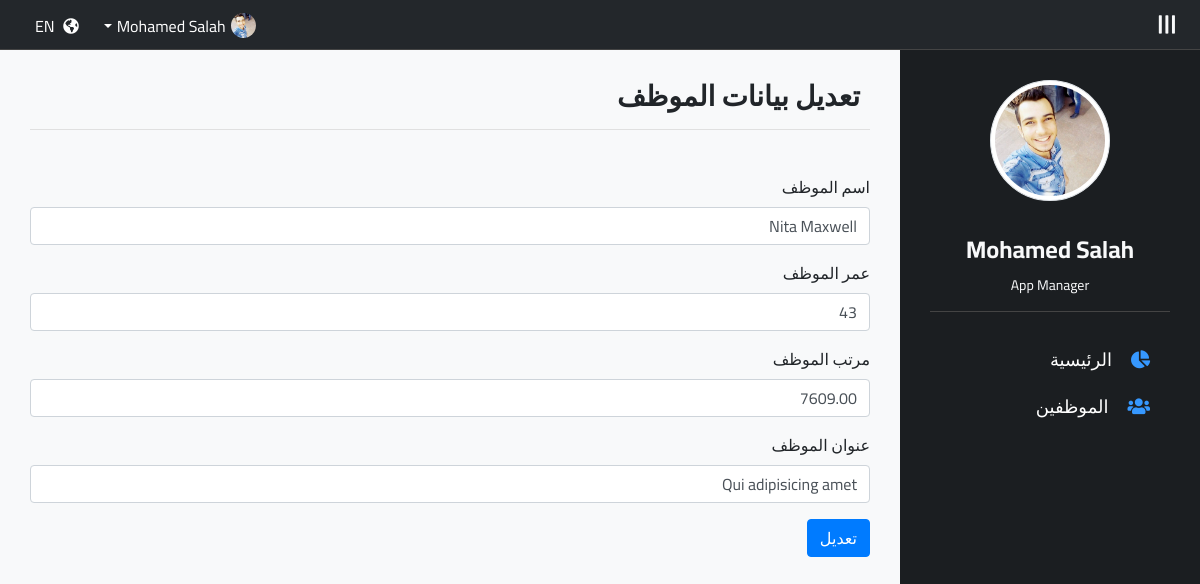
Screenshot of /employee/edit/9 with the database file from the repository.
### tables this page shows
CREATE TABLE `employees` (
  `id` int NOT NULL,
  `name` varchar(255) NOT NULL,
  `address` varchar(255) NOT NULL,
  `age` tinyint NOT NULL,
  `salary` decimal(7,2) NOT NULL,
  `notes` varchar(255) NOT NULL
);

### app/controllers/employeecontroller.php (called while the page is built, shortened)
<?php
class EmployeeController extends AbstractController {
  public function editAction() {
    $id = $this->filterInt($this->_parameters[0]);
    $this->_data['editEmployee'] = EmployeeModel::getRecord($id);
    $this->view();
  }
}

### app/lib/frontcontroller.php (called while the page is built, shortened)
<?php
class FrontController {
  private $_controller = 'index';
  private $_action = 'default';
  private $_parameters = array();
  private $_language;
  public function __construct(Language $language) {
    $this->_language = $language;
    $this->dispatch();
  }
  private function parseURL() {
    $url = trim(parse_url($_SERVER['REQUEST_URI'], PHP_URL_PATH), '/');
    $url = explode('/', $url, 3);
    if(isset($url[0]) && $url[0] != '') {
      $this->_controller = $url[0];
    }
    if(isset($url[1]) && $url[1] != '') {
      $this->_action = $url[1];
    }
    if(isset($url[2]) && $url[2] != '') {
      $this->_parameters = explode('/', $url[2]);
    }
  }
  private function dispatch() {
    $actionName = strtolower($this->_action) . 'Action';
    $controller = new $controllerName;
    $controller->setController($this->_controller);
    $controller->setAction($this->_action);
    $controller->setParameters($this->_parameters);
    $controller->setLanguage($this->_language);
    $controller->$actionName();
  }
}

### public/index.php (called while the page is built, shortened)
<?php
require_once APP . DS . 'lib' . DS . 'connection.php';
require_once APP . DS . 'lib' . DS . 'autoload.php';
$language = new Language();
$frontcontroller = new FrontController($language);

### app/lib/connection.php (called while the page is built, shortened)
<?php
class Connection {
  public static function connect() {
    try {
      $db = new PDO('mysql:host=' . DATABASE_HOST_NAME . ';dbname=' . DATABASE_DB_NAME, DATABASE_USER_NAME, DATABASE_PASSWORD, DATABASE_OPTIONS);
      $db->setAttribute(PDO::ATTR_DEFAULT_FETCH_MODE, PDO::FETCH_ASSOC);
      return $db;
    } catch(PDOException $e) {
      header('Location: /notfound/db_error');
      exit();
    }
  }
}

### app/models/abstractmodel.php (called while the page is built, shortened)
<?php
class AbstractModel {
  public static function getRecord($primaryKey) {
    $query = 'SELECT * FROM ' . static::$tableName . ' WHERE ' . static::$primaryKey . ' = ' . $primaryKey;
    $stmt = Connection::connect()->prepare($query);
    return $stmt->execute() === true ? $stmt->fetch() : false;
  }
}

### app/lib/autoload.php (called while the page is built, shortened)
<?php
class Autoload {
  public static function autoload($className) {
    $className = str_replace('APP', '', $className);
    $className = str_replace('\\', DS, $className);
    $className = strtolower($className) . '.php';
  }
}

### app/lib/inputfilter.php (called while the page is built, shortened)
<?php
trait InputFilter {
  public function filterInt($input) {
    return filter_var($input, FILTER_SANITIZE_NUMBER_INT);
  }
}

### app/views/employee/edit.view.php (the view)
<div class="main-content">
  <h3><?= $text_h3_heading; ?></h3>
  <form method="post">
    <div class="form-group">
      <label for="name"><?= $text_form_name; ?></label>
      <input class="form-control"
             required
             type="text"
             name="name"
             id="name"
             value="<?= isset($editEmployee) ? $editEmployee['name'] : ''; ?>">
    </div>
    <div class="form-group">
      <label for="age"><?= $text_form_age; ?></label>
      <input class="form-control"
             required
             type="number"
             name="age"
             id="age"
             min="20"
             max="60"
             step="1"
             value="<?= isset($editEmployee) ? $editEmployee['age'] : ''; ?>">
    </div>
    <div class="form-group">
      <label for="salary"><?= $text_form_salary; ?></label>
      <input class="form-control"
             required
             type="number"
             name="salary"
             id="salary"
             min="1500"
             max="9000"
             step="0.01"
             value="<?= isset($editEmployee) ? $editEmployee['salary'] : ''; ?>">
    </div>
    <div class="form-group">
      <label for="address"><?= $text_form_address; ?></label>
      <input class="form-control"
             required
             type="text"
             name="address"
             id="address"
             value="<?= isset($editEmployee) ? $editEmployee['address'] : ''; ?>">
    </div>
    <input class="btn btn-primary" type="submit" name="submit" value="<?= $text_form_save; ?>">
  </form>
</div>

### public/assets/css/dashboard.css (style rules this page uses)
* { box-sizing: border-box; }
body { font-family: 'Cairo', sans-serif; background-color: #f8f9fa; }
.content .main-content { padding: 30px; flex-grow: 1; overflow-x: hidden; }
.content .main-content h3 { border-bottom: 1px solid #e0e0e0; margin-bottom: 45px; padding: 0 10px 15px; font-weight: 600; }

### rows the page displays
employees: name "Nita Maxwell", age "43", salary "7609.00", address "Qui adipisicing amet"

### other values shown
$text_navbar_change_language "EN"
$text_sidebar_home "الرئيسية"
$text_sidebar_employees "الموظفين"
$text_h3_heading "تعديل بيانات الموظف"
$text_form_name "اسم الموظف"
$text_form_age "عمر الموظف"
$text_form_salary "مرتب الموظف"
$text_form_address "عنوان الموظف"
